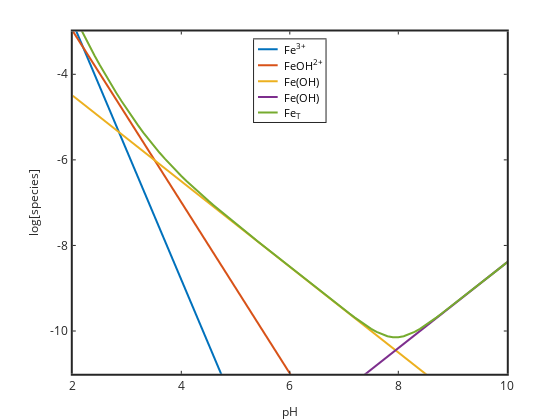

Write notebook code for a chart like this one.
### Code cell
% plot over a more narrow range
plot(pH,logFe,'linewidth',2,pH,logFeOH,'linewidth',2,pH,logFeOH2,'linewidth',2,...
pH,logFeOH4,'linewidth',2,pH,logFeT,'linewidth',2)
set(gca,'linewidth',2,'fontsize',12)
xlabel('pH','fontsize',12)
ylabel('log[species]','fontsize',12)
legend('Fe^{3+}','FeOH^{2+}','Fe(OH)_2^+','Fe(OH)_4^-','Fe_T','location','north')
axis([2 10 -11 -3])

### Figure 1 — Plotly figure (JSON) as saved in the notebook; plotly's stock layout.template omitted (floating-point values rounded to 4 significant figures)
{"data": [{"line": {"color": "rgb(0,113,188)", "dash": "solid", "width": 2}, "marker": {"color": "rgb(0,113,188)", "line": {"color": "rgb(0,113,188)"}, "size": 6, "symbol": "none"}, "mode": "lines", "name": "Fe^{3+}", "showlegend": true, "type": "scatter", "visibility": true, "x": [2, 2.1, 2.2, 2.3, 2.4, 2.5, 2.6, 2.7, 2.8, 2.9, 3, 3.1, 3.2, 3.3, 3.4, 3.5, 3.6, 3.7, 3.8, 3.9, 4, 4.1, 4.2, 4.3, 4.4, 4.5, 4.6, 4.7, 4.8, 4.9, 5, 5.1, 5.2, 5.3, 5.4, 5.5, 5.6, 5.7, 5.8, 5.9, 6, 6.1, 6.2, 6.3, 6.4, 6.5, 6.6, 6.7, 6.8, 6.9, 7, 7.1, 7.2, 7.3, 7.4, 7.5, 7.6, 7.7, 7.8, 7.9, 8, 8.1, 8.2, 8.3, 8.4, 8.5, 8.6, 8.7, 8.8, 8.9, 9, 9.1, 9.2, 9.3, 9.4, 9.5, 9.6, 9.7, 9.8, 9.9, 10, 10.1, 10.2, 10.3, 10.4, 10.5, 10.6, 10.7, 10.8, 10.9, 11, 11.1, 11.2, 11.3, 11.4, 11.5, 11.6, 11.7, 11.8, 11.9, 12], "xaxis": "x", "y": [-2.8, -3.1, -3.4, -3.7, -4.0, -4.3, -4.6, -4.9, -5.2, -5.5, -5.8, -6.1, -6.4, -6.7, -7.0, -7.3, -7.6, -7.9, -8.2, -8.5, -8.8, -9.1, -9.4, -9.7, -10.0, -10.3, -10.6, -10.9, -11.2, -11.5, -11.8, -12.1, -12.4, -12.7, -13, -13.3, -13.6, -13.9, -14.2, -14.5, -14.8, -15.1, -15.4, -15.7, -16, -16.3, -16.6, -16.9, -17.2, -17.5, -17.8, -18.1, -18.4, -18.7, -19, -19.3, -19.6, -19.9, -20.2, -20.5, -20.8, -21.1, -21.4, -21.7, -22, -22.3, -22.6, -22.9, -23.2, -23.5, -23.8, -24.1, -24.4, -24.7, -25, -25.3, -25.6, -25.9, -26.2, -26.5, -26.8, -27.1, -27.4, -27.7, -28, -28.3, -28.6, -28.9, -29.2, -29.5, -29.8, -30.1, -30.4, -30.7, -31, -31.3, -31.6, -31.9, -32.2, -32.5, -32.8], "yaxis": "y"}, {"line": {"color": "rgb(216,82,24)", "dash": "solid", "width": 2}, "marker": {"color": "rgb(216,82,24)", "line": {"color": "rgb(216,82,24)"}, "size": 6, "symbol": "none"}, "mode": "lines", "name": "FeOH^{2+}", "showlegend": true, "type": "scatter", "visibility": true, "x": [2, 2.1, 2.2, 2.3, 2.4, 2.5, 2.6, 2.7, 2.8, 2.9, 3, 3.1, 3.2, 3.3, 3.4, 3.5, 3.6, 3.7, 3.8, 3.9, 4, 4.1, 4.2, 4.3, 4.4, 4.5, 4.6, 4.7, 4.8, 4.9, 5, 5.1, 5.2, 5.3, 5.4, 5.5, 5.6, 5.7, 5.8, 5.9, 6, 6.1, 6.2, 6.3, 6.4, 6.5, 6.6, 6.7, 6.8, 6.9, 7, 7.1, 7.2, 7.3, 7.4, 7.5, 7.6, 7.7, 7.8, 7.9, 8, 8.1, 8.2, 8.3, 8.4, 8.5, 8.6, 8.7, 8.8, 8.9, 9, 9.1, 9.2, 9.3, 9.4, 9.5, 9.6, 9.7, 9.8, 9.9, 10, 10.1, 10.2, 10.3, 10.4, 10.5, 10.6, 10.7, 10.8, 10.9, 11, 11.1, 11.2, 11.3, 11.4, 11.5, 11.6, 11.7, 11.8, 11.9, 12], "xaxis": "x", "y": [-2.99, -3.19, -3.39, -3.59, -3.79, -3.99, -4.19, -4.39, -4.59, -4.79, -4.99, -5.19, -5.39, -5.59, -5.79, -5.99, -6.19, -6.39, -6.59, -6.79, -6.99, -7.19, -7.39, -7.59, -7.79, -7.99, -8.19, -8.39, -8.59, -8.79, -8.99, -9.19, -9.39, -9.59, -9.79, -9.99, -10.19, -10.39, -10.59, -10.79, -10.99, -11.19, -11.39, -11.59, -11.79, -11.99, -12.19, -12.39, -12.59, -12.79, -12.99, -13.19, -13.39, -13.59, -13.79, -13.99, -14.19, -14.39, -14.59, -14.79, -14.99, -15.19, -15.39, -15.59, -15.79, -15.99, -16.19, -16.39, -16.59, -16.79, -16.99, -17.19, -17.39, -17.59, -17.79, -17.99, -18.19, -18.39, -18.59, -18.79, -18.99, -19.19, -19.39, -19.59, -19.79, -19.99, -20.19, -20.39, -20.59, -20.79, -20.99, -21.19, -21.39, -21.59, -21.79, -21.99, -22.19, -22.39, -22.59, -22.79, -22.99], "yaxis": "y"}, {"line": {"color": "rgb(236,176,31)", "dash": "solid", "width": 2}, "marker": {"color": "rgb(236,176,31)", "line": {"color": "rgb(236,176,31)"}, "size": 6, "symbol": "none"}, "mode": "lines", "name": "Fe(OH)_2^+", "showlegend": true, "type": "scatter", "visibility": true, "x": [2, 2.1, 2.2, 2.3, 2.4, 2.5, 2.6, 2.7, 2.8, 2.9, 3, 3.1, 3.2, 3.3, 3.4, 3.5, 3.6, 3.7, 3.8, 3.9, 4, 4.1, 4.2, 4.3, 4.4, 4.5, 4.6, 4.7, 4.8, 4.9, 5, 5.1, 5.2, 5.3, 5.4, 5.5, 5.6, 5.7, 5.8, 5.9, 6, 6.1, 6.2, 6.3, 6.4, 6.5, 6.6, 6.7, 6.8, 6.9, 7, 7.1, 7.2, 7.3, 7.4, 7.5, 7.6, 7.7, 7.8, 7.9, 8, 8.1, 8.2, 8.3, 8.4, 8.5, 8.6, 8.7, 8.8, 8.9, 9, 9.1, 9.2, 9.3, 9.4, 9.5, 9.6, 9.7, 9.8, 9.9, 10, 10.1, 10.2, 10.3, 10.4, 10.5, 10.6, 10.7, 10.8, 10.9, 11, 11.1, 11.2, 11.3, 11.4, 11.5, 11.6, 11.7, 11.8, 11.9, 12], "xaxis": "x", "y": [-4.5, -4.6, -4.7, -4.8, -4.9, -5.0, -5.1, -5.2, -5.3, -5.4, -5.5, -5.6, -5.7, -5.8, -5.9, -6.0, -6.1, -6.2, -6.3, -6.4, -6.5, -6.6, -6.7, -6.8, -6.9, -7.0, -7.1, -7.2, -7.3, -7.4, -7.5, -7.6, -7.7, -7.8, -7.9, -8.0, -8.1, -8.2, -8.3, -8.4, -8.5, -8.6, -8.7, -8.8, -8.9, -9.0, -9.1, -9.2, -9.3, -9.4, -9.5, -9.6, -9.7, -9.8, -9.9, -10.0, -10.1, -10.2, -10.3, -10.4, -10.5, -10.6, -10.7, -10.8, -10.9, -11.0, -11.1, -11.2, -11.3, -11.4, -11.5, -11.6, -11.7, -11.8, -11.9, -12.0, -12.1, -12.2, -12.3, -12.4, -12.5, -12.6, -12.7, -12.8, -12.9, -13.0, -13.1, -13.2, -13.3, -13.4, -13.5, -13.6, -13.7, -13.8, -13.9, -14.0, -14.1, -14.2, -14.3, -14.4, -14.5], "yaxis": "y"}, {"line": {"color": "rgb(125,46,141)", "dash": "solid", "width": 2}, "marker": {"color": "rgb(125,46,141)", "line": {"color": "rgb(125,46,141)"}, "size": 6, "symbol": "none"}, "mode": "lines", "name": "Fe(OH)_4^-", "showlegend": true, "type": "scatter", "visibility": true, "x": [2, 2.1, 2.2, 2.3, 2.4, 2.5, 2.6, 2.7, 2.8, 2.9, 3, 3.1, 3.2, 3.3, 3.4, 3.5, 3.6, 3.7, 3.8, 3.9, 4, 4.1, 4.2, 4.3, 4.4, 4.5, 4.6, 4.7, 4.8, 4.9, 5, 5.1, 5.2, 5.3, 5.4, 5.5, 5.6, 5.7, 5.8, 5.9, 6, 6.1, 6.2, 6.3, 6.4, 6.5, 6.6, 6.7, 6.8, 6.9, 7, 7.1, 7.2, 7.3, 7.4, 7.5, 7.6, 7.7, 7.8, 7.9, 8, 8.1, 8.2, 8.3, 8.4, 8.5, 8.6, 8.7, 8.8, 8.9, 9, 9.1, 9.2, 9.3, 9.4, 9.5, 9.6, 9.7, 9.8, 9.9, 10, 10.1, 10.2, 10.3, 10.4, 10.5, 10.6, 10.7, 10.8, 10.9, 11, 11.1, 11.2, 11.3, 11.4, 11.5, 11.6, 11.7, 11.8, 11.9, 12], "xaxis": "x", "y": [-16.4, -16.3, -16.2, -16.1, -16.0, -15.9, -15.8, -15.7, -15.6, -15.5, -15.4, -15.3, -15.2, -15.1, -15.0, -14.9, -14.8, -14.7, -14.6, -14.5, -14.4, -14.3, -14.2, -14.1, -14.0, -13.9, -13.8, -13.7, -13.6, -13.5, -13.4, -13.3, -13.2, -13.1, -13.0, -12.9, -12.8, -12.7, -12.6, -12.5, -12.4, -12.3, -12.2, -12.1, -12.0, -11.9, -11.8, -11.7, -11.6, -11.5, -11.4, -11.3, -11.2, -11.1, -11.0, -10.9, -10.8, -10.7, -10.6, -10.5, -10.4, -10.3, -10.2, -10.1, -10.0, -9.9, -9.8, -9.7, -9.6, -9.5, -9.4, -9.3, -9.2, -9.1, -9.0, -8.9, -8.8, -8.7, -8.6, -8.5, -8.4, -8.3, -8.2, -8.1, -8.0, -7.9, -7.8, -7.7, -7.6, -7.5, -7.4, -7.3, -7.2, -7.1, -7.0, -6.9, -6.8, -6.7, -6.6, -6.5, -6.4], "yaxis": "y"}, {"line": {"color": "rgb(118,171,47)", "dash": "solid", "width": 2}, "marker": {"color": "rgb(118,171,47)", "line": {"color": "rgb(118,171,47)"}, "size": 6, "symbol": "none"}, "mode": "lines", "name": "Fe_T", "showlegend": true, "type": "scatter", "visibility": true, "x": [2, 2.1, 2.2, 2.3, 2.4, 2.5, 2.6, 2.7, 2.8, 2.9, 3, 3.1, 3.2, 3.3, 3.4, 3.5, 3.6, 3.7, 3.8, 3.9, 4, 4.1, 4.2, 4.3, 4.4, 4.5, 4.6, 4.7, 4.8, 4.9, 5, 5.1, 5.2, 5.3, 5.4, 5.5, 5.6, 5.7, 5.8, 5.9, 6, 6.1, 6.2, 6.3, 6.4, 6.5, 6.6, 6.7, 6.8, 6.9, 7, 7.1, 7.2, 7.3, 7.4, 7.5, 7.6, 7.7, 7.8, 7.9, 8, 8.1, 8.2, 8.3, 8.4, 8.5, 8.6, 8.7, 8.8, 8.9, 9, 9.1, 9.2, 9.3, 9.4, 9.5, 9.6, 9.7, 9.8, 9.9, 10, 10.1, 10.2, 10.3, 10.4, 10.5, 10.6, 10.7, 10.8, 10.9, 11, 11.1, 11.2, 11.3, 11.4, 11.5, 11.6, 11.7, 11.8, 11.9, 12], "xaxis": "x", "y": [-2.578, -2.834, -3.083, -3.326, -3.561, -3.789, -4.01, -4.224, -4.432, -4.632, -4.824, -5.01, -5.189, -5.361, -5.526, -5.683, -5.834, -5.978, -6.117, -6.249, -6.377, -6.5, -6.619, -6.734, -6.847, -6.957, -7.066, -7.173, -7.278, -7.383, -7.486, -7.589, -7.691, -7.793, -7.894, -7.996, -8.096, -8.197, -8.298, -8.398, -8.499, -8.599, -8.699, -8.799, -8.899, -8.999, -9.099, -9.198, -9.298, -9.396, -9.494, -9.591, -9.686, -9.779, -9.867, -9.948, -10.02, -10.08, -10.12, -10.15, -10.15, -10.12, -10.08, -10.02, -9.949, -9.867, -9.779, -9.686, -9.591, -9.495, -9.397, -9.298, -9.199, -9.099, -8.999, -8.9, -8.8, -8.7, -8.6, -8.5, -8.4, -8.3, -8.2, -8.1, -8.0, -7.9, -7.8, -7.7, -7.6, -7.5, -7.4, -7.3, -7.2, -7.1, -7.0, -6.9, -6.8, -6.7, -6.6, -6.5, -6.4], "yaxis": "y"}, {"hoverinfo": "none", "line": {"color": "rgb(0,113,188)", "dash": "solid", "width": 2}, "marker": {"color": "rgb(0,113,188)", "line": {"color": "rgb(0,113,188)"}, "size": 6, "symbol": "none"}, "mode": "lines", "name": "", "showlegend": false, "type": "scatter", "visibility": true, "x": [3, 18], "xaxis": "x2", "y": [7.573, 7.573], "yaxis": "y2"}, {"hoverinfo": "none", "line": {"color": "rgb(216,82,24)", "dash": "solid", "width": 2}, "marker": {"color": "rgb(216,82,24)", "line": {"color": "rgb(216,82,24)"}, "size": 6, "symbol": "none"}, "mode": "lines", "name": "", "showlegend": false, "type": "scatter", "visibility": true, "x": [3, 18], "xaxis": "x2", "y": [19.72, 19.72], "yaxis": "y2"}, {"hoverinfo": "none", "line": {"color": "rgb(236,176,31)", "dash": "solid", "width": 2}, "marker": {"color": "rgb(236,176,31)", "line": {"color": "rgb(236,176,31)"}, "size": 6, "symbol": "none"}, "mode": "lines", "name": "", "showlegend": false, "type": "scatter", "visibility": true, "x": [3, 18], "xaxis": "x2", "y": [31.86, 31.86], "yaxis": "y2"}, {"hoverinfo": "none", "line": {"color": "rgb(125,46,141)", "dash": "solid", "width": 2}, "marker": {"color": "rgb(125,46,141)", "line": {"color": "rgb(125,46,141)"}, "size": 6, "symbol": "none"}, "mode": "lines", "name": "", "showlegend": false, "type": "scatter", "visibility": true, "x": [3, 18], "xaxis": "x2", "y": [44.01, 44.01], "yaxis": "y2"}, {"hoverinfo": "none", "line": {"color": "rgb(118,171,47)", "dash": "solid", "width": 2}, "marker": {"color": "rgb(118,171,47)", "line": {"color": "rgb(118,171,47)"}, "size": 6, "symbol": "none"}, "mode": "lines", "name": "", "showlegend": false, "type": "scatter", "visibility": true, "x": [3, 18], "xaxis": "x2", "y": [55.77, 55.77], "yaxis": "y2"}], "layout": {"annotations": [{"font": {"color": "rgb(0, 0, 0)", "size": 10.8}, "showarrow": false, "text": "Fe<sup>3+</sup>", "x": 21, "xanchor": "left", "xref": "x2", "y": 7.573, "yanchor": "middle", "yref": "y2"}, {"font": {"color": "rgb(0, 0, 0)", "size": 10.8}, "showarrow": false, "text": "FeOH<sup>2+</sup>", "x": 21, "xanchor": "left", "xref": "x2", "y": 19.72, "yanchor": "middle", "yref": "y2"}, {"font": {"color": "rgb(0, 0, 0)", "size": 10.8}, "showarrow": false, "text": "Fe(OH)", "x": 21, "xanchor": "left", "xref": "x2", "y": 31.86, "yanchor": "middle", "yref": "y2"}, {"font": {"color": "rgb(0, 0, 0)", "size": 10.8}, "showarrow": false, "text": "Fe(OH)", "x": 21, "xanchor": "left", "xref": "x2", "y": 44.01, "yanchor": "middle", "yref": "y2"}, {"font": {"color": "rgb(0, 0, 0)", "size": 10.8}, "showarrow": false, "text": "Fe<sub>T</sub>", "x": 21, "xanchor": "left", "xref": "x2", "y": 55.77, "yanchor": "middle", "yref": "y2"}], "height": 420, "hovermode": "closest", "margin": {"b": 0, "l": 0, "r": 0, "t": 0}, "plot_bgcolor": "rgba(0, 0, 0, 0)", "showlegend": false, "width": 560, "xaxis": {"anchor": "y", "autorange": false, "domain": [0.13, 0.905], "exponentformat": "none", "gridcolor": "rgba(38,38,38,0.15)", "gridwidth": 2, "linecolor": "rgb(38,38,38)", "linewidth": 2, "mirror": "ticks", "range": [2, 10], "showgrid": false, "showline": true, "side": "bottom", "spikedash": "solid", "spikemode": "across", "spikesides": false, "spikethickness": 1, "tickangle": 0, "tickcolor": "rgb(38,38,38)", "tickfont": {"color": "rgb(38,38,38)", "size": 12}, "ticklen": 3, "ticks": "inside", "ticktext": ["2", "4", "6", "8", "10"], "tickvals": [2, 4, 6, 8, 10], "title": {"font": {"color": "rgb(38,38,38)", "size": 12}, "text": "pH"}, "type": "linear", "visible": true, "zeroline": false}, "xaxis2": {"anchor": "y2", "autorange": false, "domain": [0.4537, 0.5813], "exponentformat": "none", "fixedrange": true, "gridcolor": "rgba(38,38,38,0.15)", "gridwidth": 1, "linecolor": "rgb(38,38,38)", "linewidth": 1, "mirror": true, "range": [0, 54.48], "showgrid": false, "showline": true, "showspikes": false, "side": "bottom", "spikedash": "solid", "spikemode": "across", "spikesides": false, "spikethickness": 1, "tickangle": 0, "tickcolor": "rgb(38,38,38)", "tickfont": {"color": "rgb(38,38,38)", "size": 10.8}, "ticklen": 3, "ticks": "", "ticktext": [], "tickvals": [], "title": {"font": {"color": "rgb(0, 0, 0)", "size": 11.88}, "text": ""}, "type": "linear", "visible": true, "zeroline": false}, "yaxis": {"anchor": "x", "autorange": false, "domain": [0.11, 0.925], "exponentformat": "none", "gridcolor": "rgba(38,38,38,0.15)", "gridwidth": 2, "linecolor": "rgb(38,38,38)", "linewidth": 2, "mirror": "ticks", "range": [-11, -3], "showgrid": false, "showline": true, "side": "left", "spikedash": "solid", "spikemode": "across", "spikesides": false, "spikethickness": 1, "tickangle": 0, "tickcolor": "rgb(38,38,38)", "tickfont": {"color": "rgb(38,38,38)", "size": 12}, "ticklen": 3, "ticks": "inside", "ticktext": ["-10", "-8", "-6", "-4"], "tickvals": [-10, -8, -6, -4], "title": {"font": {"color": "rgb(38,38,38)", "size": 12}, "text": "log[species]"}, "type": "linear", "visible": true, "zeroline": false}, "yaxis2": {"anchor": "x2", "autorange": false, "domain": [0.7095, 0.9063], "exponentformat": "none", "fixedrange": true, "gridcolor": "rgba(38,38,38,0.15)", "gridwidth": 1, "linecolor": "rgb(38,38,38)", "linewidth": 1, "mirror": true, "range": [62.96, 0], "showgrid": false, "showline": true, "showspikes": false, "side": "left", "spikedash": "solid", "spikemode": "across", "spikesides": false, "spikethickness": 1, "tickangle": 0, "tickcolor": "rgb(38,38,38)", "tickfont": {"color": "rgb(38,38,38)", "size": 10.8}, "ticklen": 3, "ticks": "", "ticktext": [], "tickvals": [], "title": {"font": {"color": "rgb(0, 0, 0)", "size": 11.88}, "text": ""}, "type": "linear", "visible": true, "zeroline": false}}}
